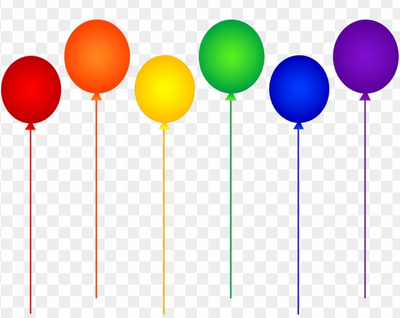
#> input picture test.png, 400 x 318 px
$ python main.py
#> lines starting #> are read from the running program, lines starting #| are printed output that depends on the picture; after the words box and inside, x2 and y2 are one past the last pixel; in counts of white or black regions, pixels touching at a corner belong together
import cv2
import numpy as np

# Input
orig = cv2.imread("test.png")
#> orig is the input picture: shape (318, 400, 3); mean B, G, R 214.5, 216.9, 226.5
cv2.imshow("Original", orig)
# Convert BGR to HSV
hsv = cv2.cvtColor(orig, cv2.COLOR_BGR2HSV)
#> hsv: shape (318, 400, 3); mean H, S, V 23.1, 44, 239.6

# Define ranges of color in HSV color space
lower_red = np.array([0, 50, 70])
upper_red = np.array([5, 255, 255])

lower_orange = np.array([6, 50, 70])
upper_orange = np.array([15, 255, 255])

lower_yellow = np.array([16, 50, 70])
upper_yellow = np.array([35, 255, 255])

lower_green = np.array([36, 50, 70])
upper_green = np.array([89, 255, 255])

lower_blue = np.array([90, 50, 70])
upper_blue = np.array([125, 255, 255])

lower_magenta = np.array([126, 50, 70])
upper_magenta = np.array([160, 255, 255])

# Threshold the HSV image
red_mask = cv2.inRange(hsv, lower_red, upper_red)
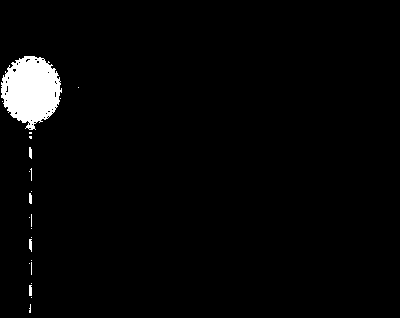
#> red_mask: shape (318, 400); 2.6% white; 23 white regions (18 under 20 px), largest, box (x1, y1, x2, y2) and area: (1, 56, 62, 130) 3127, (29, 239, 32, 252) 33, (29, 285, 32, 296) 32, (29, 147, 32, 159) 31, (29, 193, 32, 204) 30
red_res = cv2.bitwise_and(orig,orig, mask= red_mask)

orange_mask = cv2.inRange(hsv, lower_orange, upper_orange)
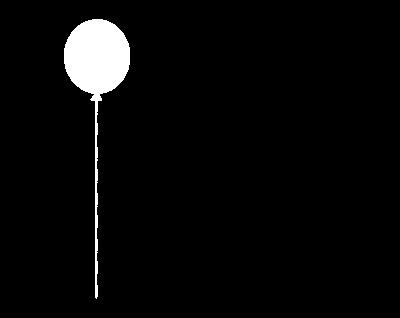
#> orange_mask: shape (318, 400); 3.5% white; 1 white region, box (x1, y1, x2, y2) and area: (64, 19, 130, 299) 4509
orange_res = cv2.bitwise_and(orig,orig, mask= orange_mask)
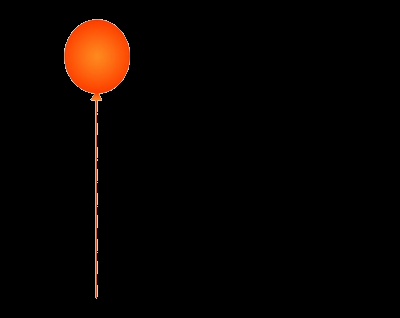
#> orange_res: shape (318, 400, 3); mean B, G, R 1.1, 3.6, 8.8

yellow_mask = cv2.inRange(hsv, lower_yellow, upper_yellow)
#> yellow_mask: shape (318, 400); 3% white; 1 white region, box (x1, y1, x2, y2) and area: (134, 55, 196, 315) 3759
yellow_res = cv2.bitwise_and(orig,orig, mask= yellow_mask)
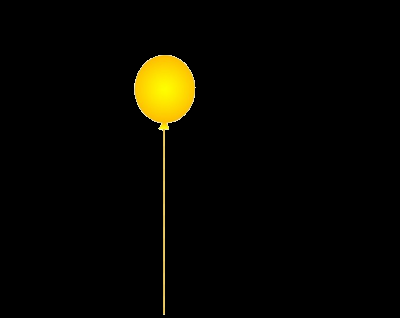
#> yellow_res: shape (318, 400, 3); mean B, G, R 0.6, 6.3, 7.4

green_mask = cv2.inRange(hsv, lower_green, upper_green)
#> green_mask: shape (318, 400); 3.4% white; 1 white region, box (x1, y1, x2, y2) and area: (198, 19, 265, 298) 4377
green_res = cv2.bitwise_and(orig,orig, mask= green_mask)
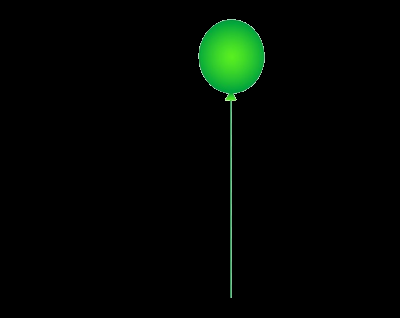
#> green_res: shape (318, 400, 3); mean B, G, R 2.1, 6.6, 1.6

blue_mask = cv2.inRange(hsv, lower_blue, upper_blue)
#> blue_mask: shape (318, 400); 2.9% white; 1 white region, box (x1, y1, x2, y2) and area: (269, 55, 330, 315) 3689
blue_res = cv2.bitwise_and(orig,orig, mask= blue_mask)
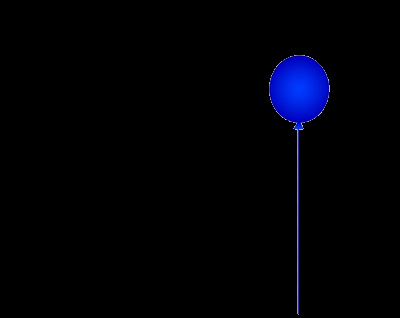
#> blue_res: shape (318, 400, 3); mean B, G, R 6.1, 1, 0.5

magenta_mask = cv2.inRange(hsv, lower_magenta, upper_magenta)
#> magenta_mask: shape (318, 400); 3.4% white; 1 white region, box (x1, y1, x2, y2) and area: (333, 19, 399, 298) 4351
magenta_res = cv2.bitwise_and(orig,orig, mask= magenta_mask)
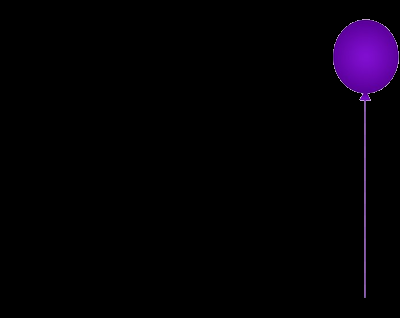
#> magenta_res: shape (318, 400, 3); mean B, G, R 5.9, 0.6, 3.8

# Show output
cv2.imshow("Red", red_res)
cv2.imshow("Orange", orange_res)
cv2.imshow("Yellow", yellow_res)
cv2.imshow("Green", green_res)
cv2.imshow("Blue", blue_res)
cv2.imshow("Magenta", magenta_res)

cv2.waitKey()
